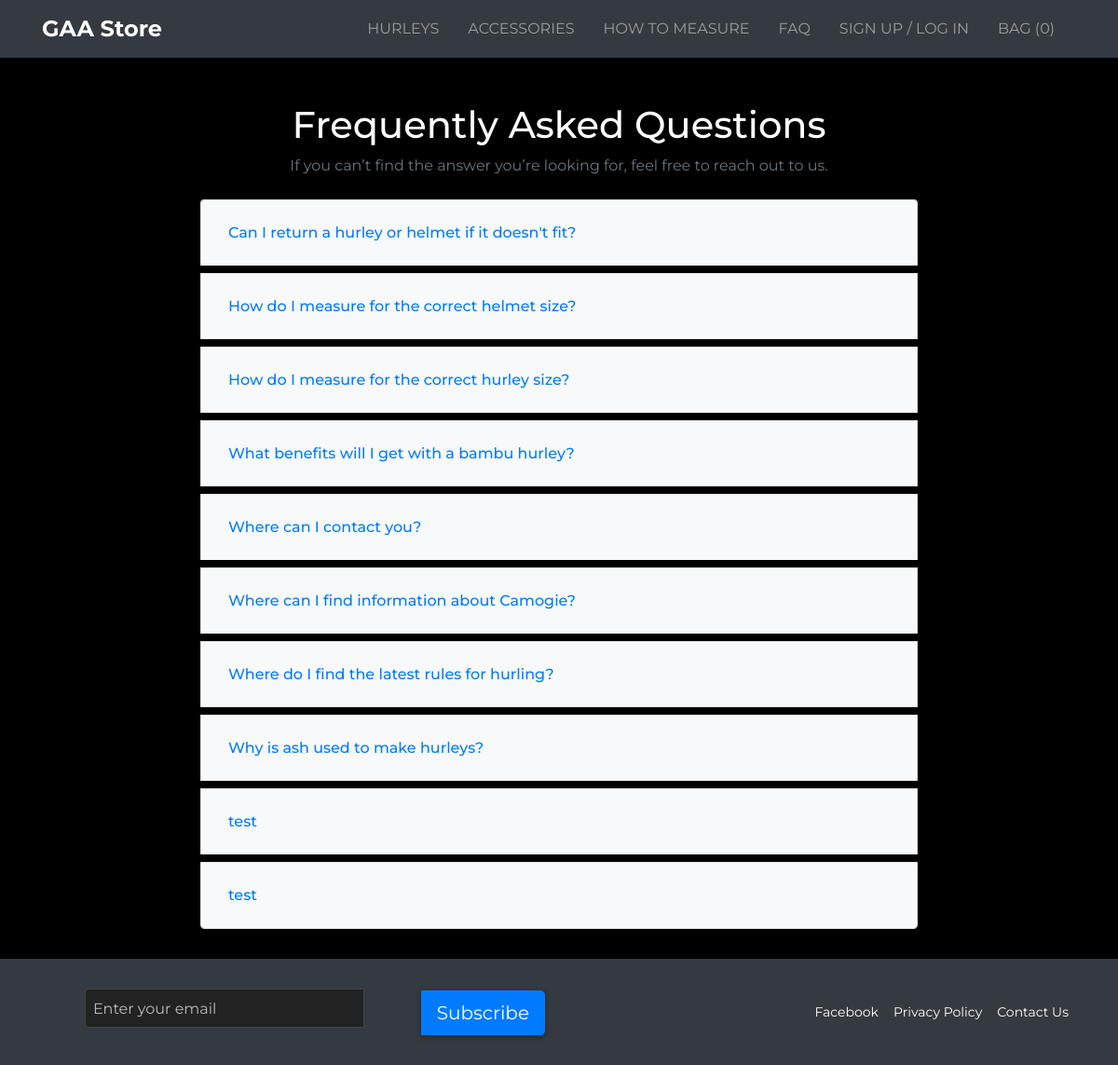
Page /faq/ on the earlier database version.
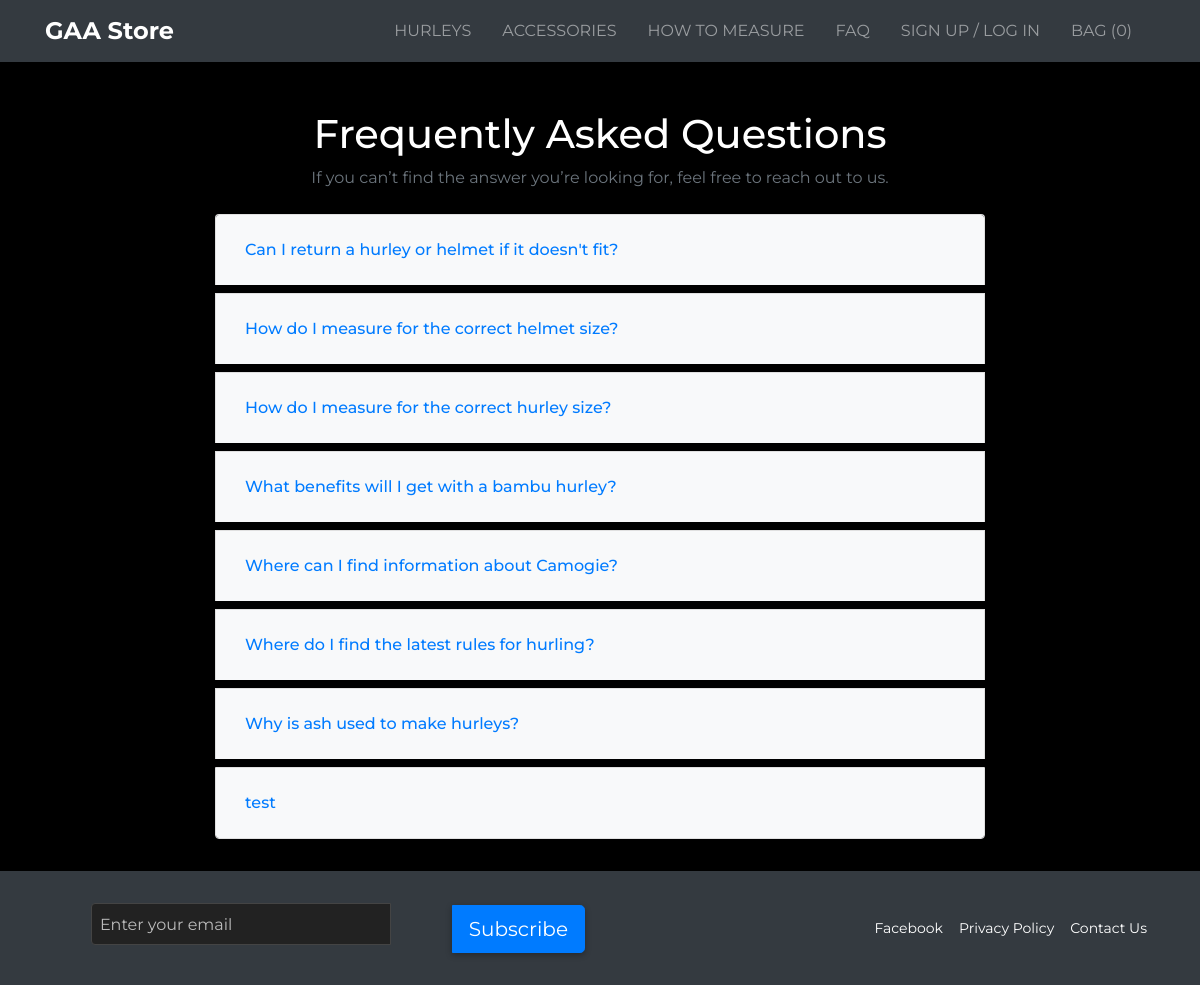
Same page on the later database version.
### core/models.py (models this page shows, shortened)
class FAQ(models.Model):
    question = models.CharField(max_length=200)
    answer = models.TextField()
    sort_order = models.PositiveSmallIntegerField(
        default=0,
        help_text="Lower numbers appear first"
    )
    class Meta:
        ordering = ["sort_order", "question"]
        verbose_name = "FAQ"
        verbose_name_plural = "FAQs"

### core/views.py (the view)
# urls.py: path("", FaqListView.as_view(), name="faq_list"),
class FaqListView(ListView):
    model = FAQ
    template_name = "core/faq_list.html"
    context_object_name = "faqs"

### bag/context_processors.py (called while the page is built, shortened)
def bag_contents(request):
    bag_items = []
    total = 0
    product_count = 0
    bag = request.session.get('bag', {})
    if total < settings.FREE_DELIVERY_THRESHOLD:
        delivery = total * Decimal(settings.STANDARD_DELIVERY_PERCENTAGE / 100)
        free_delivery_delta = settings.FREE_DELIVERY_THRESHOLD - total
    else:
        delivery = 0
        free_delivery_delta = 0
    grand_total = total + delivery
    return {
        'bag_items': bag_items,
        'total': total,
        'product_count': product_count,
        'delivery': delivery,
        'free_delivery_delta': free_delivery_delta,
        'free_delivery_threshold': settings.FREE_DELIVERY_THRESHOLD,
        'grand_total': grand_total,
    }

def bag_count(request):
    bag = request.session.get('bag', {})
    count = sum(item.get('quantity', 0) for item in bag.values())
    return {'bag_count': count}

### core/templates/core/faq_list.html (shortened to what this page needs)
{% extends "base.html" %}
{% load static %}
{% block extra_css %}
  <link rel="stylesheet" href="{% static 'core/css/faq.css' %}">
{% endblock %}
{% block content %}
  <div class="container mt-5">
    <h1 class="text-center">Frequently Asked Questions</h1>
    <p class="text-center text-muted mb-4">
      If you can’t find the answer you’re looking for, feel free to reach out to us.
    </p>
    <div class="accordion" id="faqAccordion">
      {% for faq in faqs %}
        <div class="card mb-2">
          <div class="card-header d-flex justify-content-between align-items-center"
               id="heading{{ faq.pk }}">
            <h5 class="mb-0 flex-grow-1">
              <button class="btn btn-link text-left w-100" type="button"
                      data-toggle="collapse"
                      data-target="#collapse{{ faq.pk }}"
                      aria-expanded="false"
                      aria-controls="collapse{{ faq.pk }}">
                {{ faq.question }}
              </button>
            </h5>
          </div>
        </div>
      {% empty %}
        <p class="text-muted">No FAQs have been added yet.</p>
      {% endfor %}
    </div>
  </div>
{% endblock %}

Differences in the rows shown:
removed FAQ: question "Where can I contact you?"
removed FAQ: question "test"
